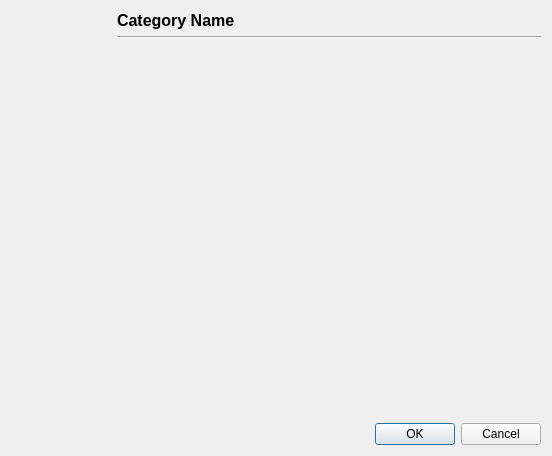
<ui version="4.0" >
 <class>SettingsDialog</class>
 <widget class="QWidget" name="SettingsDialog" >
  <property name="geometry" >
   <rect>
    <x>0</x>
    <y>0</y>
    <width>552</width>
    <height>456</height>
   </rect>
  </property>
  <property name="minimumSize" >
   <size>
    <width>400</width>
    <height>0</height>
   </size>
  </property>
  <property name="windowTitle" >
   <string>nextShows settings</string>
  </property>
  <layout class="QGridLayout" name="gridLayout" >
   <item row="0" column="0" >
    <layout class="QHBoxLayout" name="horizontalLayout_2" >
     <item>
      <layout class="QVBoxLayout" name="verticalLayout_2" >
       <item>
        <widget class="Settings::Categories" native="1" name="wCategories" >
         <property name="enabled" >
          <bool>true</bool>
         </property>
         <property name="sizePolicy" >
          <sizepolicy vsizetype="Fixed" hsizetype="Fixed" >
           <horstretch>0</horstretch>
           <verstretch>0</verstretch>
          </sizepolicy>
         </property>
         <property name="minimumSize" >
          <size>
           <width>100</width>
           <height>0</height>
          </size>
         </property>
        </widget>
       </item>
       <item>
        <spacer name="verticalSpacer" >
         <property name="orientation" >
          <enum>Qt::Vertical</enum>
         </property>
         <property name="sizeHint" stdset="0" >
          <size>
           <width>20</width>
           <height>40</height>
          </size>
         </property>
        </spacer>
       </item>
      </layout>
     </item>
     <item>
      <layout class="QVBoxLayout" name="verticalLayout" >
       <item>
        <widget class="QLabel" name="lblCategoryName" >
         <property name="font" >
          <font>
           <pointsize>12</pointsize>
           <weight>75</weight>
           <bold>true</bold>
          </font>
         </property>
         <property name="text" >
          <string>Category Name</string>
         </property>
        </widget>
       </item>
       <item>
        <widget class="Line" name="line_2" >
         <property name="orientation" >
          <enum>Qt::Horizontal</enum>
         </property>
        </widget>
       </item>
       <item>
        <widget class="QStackedWidget" name="wPanel" >
         <property name="currentIndex" >
          <number>-1</number>
         </property>
        </widget>
       </item>
      </layout>
     </item>
    </layout>
   </item>
   <item row="1" column="0" >
    <widget class="QDialogButtonBox" name="buttonBox" >
     <property name="standardButtons" >
      <set>QDialogButtonBox::Cancel|QDialogButtonBox::Ok</set>
     </property>
    </widget>
   </item>
  </layout>
 </widget>
 <customwidgets>
  <customwidget>
   <class>Settings::Categories</class>
   <extends>QWidget</extends>
   <header>dialogs/settings/categories.h</header>
   <container>1</container>
  </customwidget>
 </customwidgets>
 <resources/>
 <connections/>
</ui>
